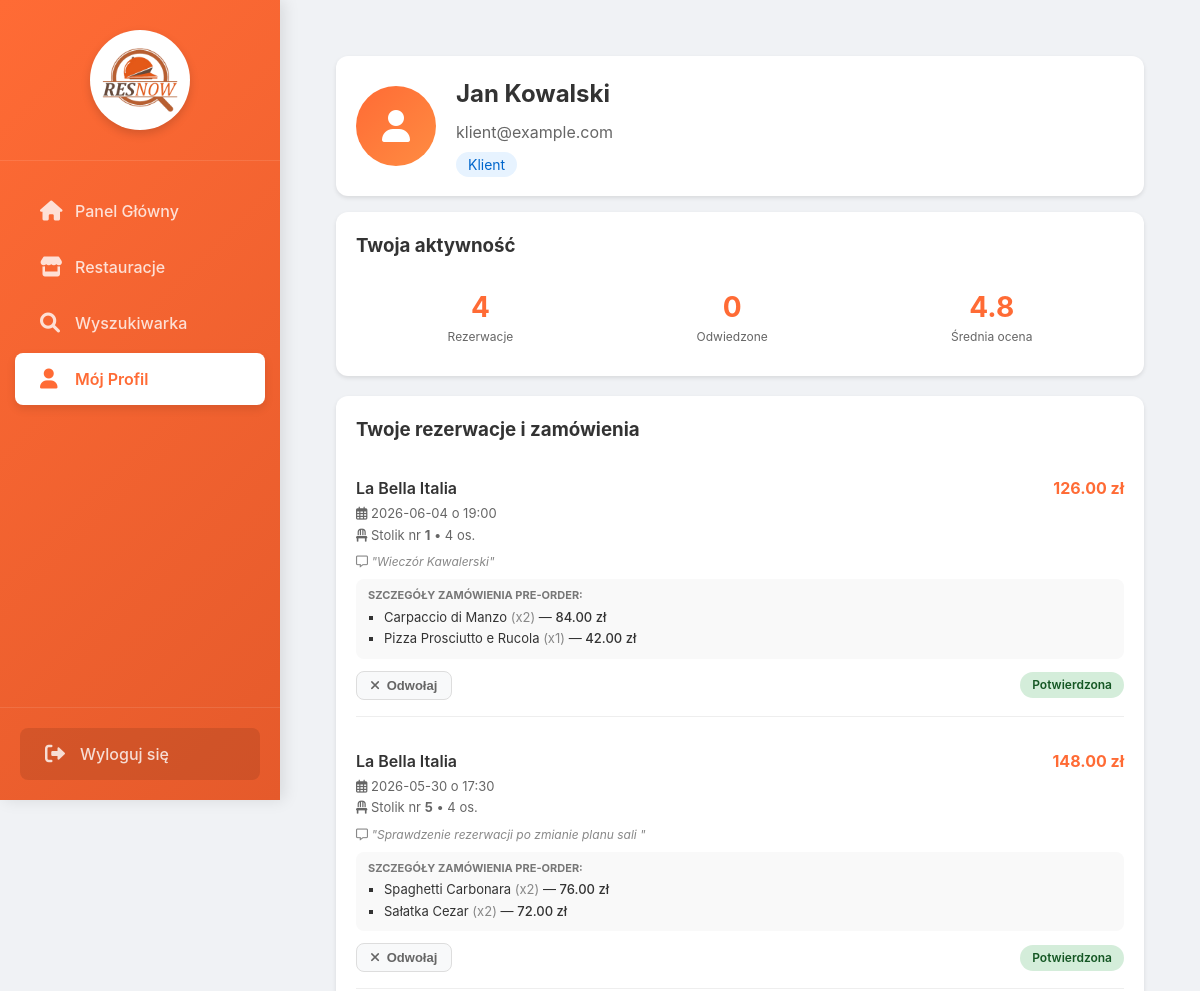
Page /client/profile (signed in, upper part) on the earlier database version.
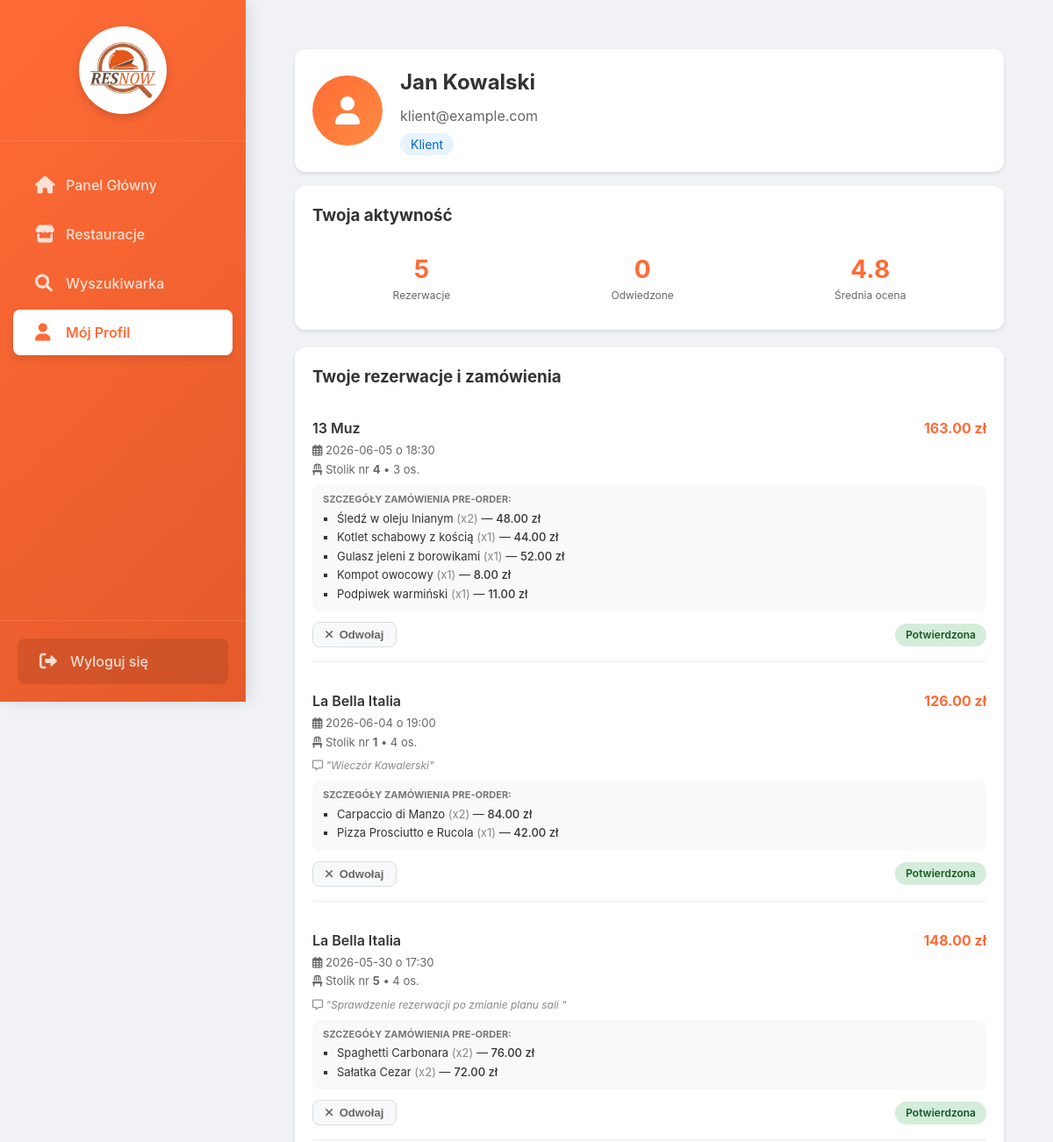
Same page on the later database version.
### models.py (models this page shows, shortened)
class Reservation(db.Model):
    __tablename__ = 'reservations'
    id = db.Column(db.Integer, primary_key=True)
    user_id = db.Column(db.Integer, db.ForeignKey('users.id'), nullable=False)
    restaurant_id = db.Column(db.Integer, db.ForeignKey('restaurants.id'), nullable=False)
    table_id = db.Column(db.Integer, db.ForeignKey('tables.id'), nullable=False)
    date = db.Column(db.Date, nullable=False)
    time = db.Column(db.Time, nullable=False)
    people = db.Column(db.Integer, nullable=False)
    status = db.Column(db.String(20), default='pending')  # pending, confirmed, cancelled
    notes = db.Column(db.Text)
    created_at = db.Column(db.DateTime, default=datetime.utcnow)
    user = db.relationship('User', backref='reservations')
    table = db.relationship('Table', backref='reservations')
    restaurant = db.relationship('Restaurant', backref='reservations')
    items = db.relationship('ReservationItem', backref='reservation', cascade="all, delete-orphan")
    @property
    def total_price(self):
        total = 0.0
        for item in self.items:
            if item.menu_item:
                total += item.quantity * item.menu_item.price
        return total

class Restaurant(db.Model):
    __tablename__ = 'restaurants'
    id = db.Column(db.Integer, primary_key=True)
    name = db.Column(db.String(100), nullable=False)
    address = db.Column(db.String(200))
    cuisine = db.Column(db.String(100))
    rating = db.Column(db.Float)
    delivery = db.Column(db.Boolean, default=False)
    reservation = db.Column(db.Boolean, default=True)
    opening_hours = db.Column(db.String(50))
    delivery_time = db.Column(db.String(50))

class ReservationItem(db.Model):
    __tablename__ = 'reservation_items'
    reservation_id = db.Column(db.Integer, db.ForeignKey('reservations.id', ondelete='CASCADE'), primary_key=True)
    menu_item_id = db.Column(db.Integer, db.ForeignKey('menu_items.id', ondelete='CASCADE'), primary_key=True)
    quantity = db.Column(db.Integer, nullable=False, default=1)
    menu_item = db.relationship('MenuItem')

class MenuItem(db.Model):
    __tablename__ = 'menu_items'
    id = db.Column(db.Integer, primary_key=True)
    restaurant_id = db.Column(db.Integer, db.ForeignKey('restaurants.id'))
    name = db.Column(db.String(100))
    price = db.Column(db.Float)
    category = db.Column(db.String(50))
    description = db.Column(db.Text)
    available = db.Column(db.Boolean, default=True)
    restaurant = db.relationship('Restaurant', backref='menu_items')

class Table(db.Model):
    __tablename__ = 'tables'
    id = db.Column(db.Integer, primary_key=True)
    restaurant_id = db.Column(
        db.Integer,
        db.ForeignKey('restaurants.id'),
        nullable=False
    )
    number = db.Column(db.String(10), nullable=False)
    seats = db.Column(db.Integer)
    status = db.Column(db.String(20), default='free')
    location = db.Column(db.String(100))
    x = db.Column(db.Integer)
    y = db.Column(db.Integer)
    shape = db.Column(db.String(20))
    width = db.Column(db.Integer, nullable=True)
    height = db.Column(db.Integer, nullable=True)
    radius = db.Column(db.Integer, nullable=True)
    rotation = db.Column(db.Integer, default=0)
    restaurant = db.relationship(
        'Restaurant',
        backref='tables'
    )

### app.py (the view)
@app.route('/client/profile')
@login_required
def client_profile():
    if session.get('role') != 'client':
        flash('Brak dostępu', 'danger')
        return redirect(url_for('login'))
    user = User.query.get(session['user_id'])
    reservations = Reservation.query.filter_by(user_id=user.id) \
        .order_by(Reservation.date.desc(), Reservation.time.desc()) \
        .all()
    restaurants = Restaurant.query.all()
    return render_template('client/profile_mobile.html',
                           user=user,
                           reservations=reservations,
                           resturants=restaurants)

### app.py (called while the page is built)
@app.context_processor
def inject_now():
    return {'now': datetime.now()}

def login_required(f):
    @wraps(f)
    def decorated_function(*args, **kwargs):
        if 'user_id' not in session:
            flash('Proszę się zalogować', 'warning')
            return redirect(url_for('login'))
        return f(*args, **kwargs)
    return decorated_function

### templates/client/profile_mobile.html (shortened to what the changed rows need)
{% extends "mobile_layout.html" %}
{% block content %}
<div class="profile-wrapper">
<div class="profile-container">
    <div class="profile-header">
        <div class="profile-info">
            <h2>{{ user.name }}</h2>
        </div>
    </div>
    <div class="profile-section">
        <div style="display: flex; justify-content: space-around; text-align: center; padding: 10px 0;">
            <div>
                <div style="font-size: 28px; font-weight: 700; color: #FF6B35;">{{ reservations|length }}</div>
                <div style="font-size: 12px; color: #666;">Rezerwacje</div>
            </div>
        </div>
    </div>
    <div class="profile-section">
        {% if reservations %}
            {% for res in reservations %}
            <div class="reservation-item" id="reservation-card-{{ res.id }}" style="padding-bottom: 16px; margin-bottom: 16px; border-bottom: 1px solid #eee;">
                <div class="reservation-title" style="font-size: 16px; display: flex; justify-content: space-between; align-items: center;">
                    <span>{{ res.restaurant.name }}</span>
                    <span style="color: #FF6B35; font-weight: 700;">
                        {% if res.total_price > 0 %}
                            {{ "%.2f"|format(res.total_price) }} zł
                        {% else %}
                            0.00 zł
                        {% endif %}
                    </span>
                </div>
                <div class="reservation-details" style="margin-top: 4px; color: #666; font-size: 13px;">
                    <div>
                        <i class="far fa-calendar-alt"></i> {{ res.date.strftime('%Y-%m-%d') if res.date.strftime else res.date }} o {{ res.time.strftime('%H:%M') if res.time.strftime else res.time }}
                    </div>
                    <div style="margin-top: 2px;">
                        <i class="fas fa-chair"></i> Stolik nr <strong>{{ res.table.number }}</strong> • {{ res.people }} os.
                    </div>
                </div>
                {% if res.notes %}
                    <div style="font-size: 12px; color: #888; margin: 6px 0 2px 0;">
                        <i class="far fa-comment-alt"></i> <em>"{{ res.notes }}"</em>
                    </div>
                {% endif %}
                {% if res.items %}
                    <div class="reservation-menu-items" style="background: #f9f9f9; border-radius: 8px; padding: 8px 12px; margin-top: 8px; font-size: 13px;">
                        <strong style="font-size: 11px; text-transform: uppercase; color: #777; display: block; margin-bottom: 4px;">Szczegóły zamówienia pre-order:</strong>
                        <ul style="margin: 0; padding-left: 16px; list-style-type: square;">
                            {% for item in res.items %}
                                <li style="margin-bottom: 2px;">
                                    {{ item.menu_item.name }}
                                    <span style="color: #888;">(x{{ item.quantity }})</span>
                                    — <span style="font-weight: 500;">{{ "%.2f"|format(item.quantity * item.menu_item.price) }} zł</span>
                                </li>
                            {% endfor %}
                        </ul>
                    </div>
                {% endif %}
                <div style="margin-top: 12px; display: flex; justify-content: space-between; align-items: center;">
                    <button type="button" class="cancel-res-btn" onclick="openCancelModal({{ res.id }})">
                        <i class="fas fa-times" style="margin-right: 4px;"></i> Odwołaj
                    </button>
                    <span class="status-badge {% if res.status == 'confirmed' %}status-confirmed{% else %}status-pending{% endif %}">
                        {% if res.status == 'confirmed' %}Potwierdzona{% else %}Oczekuje{% endif %}
                    </span>
                </div>
            </div>
            {% endfor %}
        {% else %}
            <p style="color: #999; text-align: center; padding: 20px 0;">Brak historii rezerwacji.</p>
        {% endif %}
    </div>
</div>
</div>
{% endblock %}

Differences in the rows shown:
added Reservation: restaurant.name "13 Muz", date "2026-06-05", time "18:30", table.number "4", people "3", status "Potwierdzona"
added ReservationItem: total_price "163.00", menu_item.name "Śledź w oleju lnianym", quantity "2", item.quantity*item.menu_item.price "48.00", shown under "13 Muz"
added ReservationItem: menu_item.name "Kotlet schabowy z kością", quantity "1", item.quantity*item.menu_item.price "44.00", shown under "13 Muz"
added ReservationItem: menu_item.name "Gulasz jeleni z borowikami", quantity "1", item.quantity*item.menu_item.price "52.00", shown under "13 Muz"
added ReservationItem: menu_item.name "Kompot owocowy", quantity "1", item.quantity*item.menu_item.price "8.00", shown under "13 Muz"
added ReservationItem: menu_item.name "Podpiwek warmiński", quantity "1", item.quantity*item.menu_item.price "11.00", shown under "13 Muz"
Other differences:
{{ reservations|length }}: "4" → "5"
